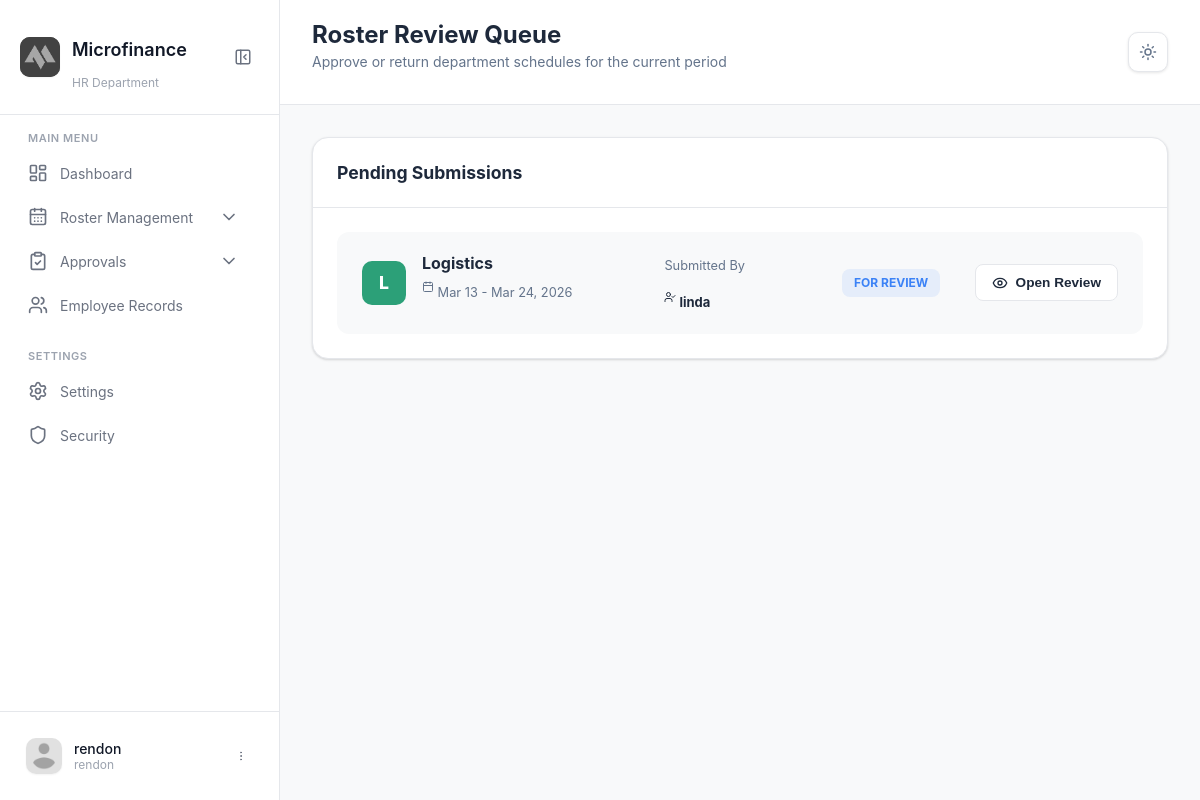
Page /modules/manager/roster_review.php (signed in) on the committed database.
### tables this page shows
CREATE TABLE `weekly_roster` (
  `RosterID` int(11) NOT NULL,
  `DepartmentID` int(11) NOT NULL,
  `WeekStart` date NOT NULL,
  `WeekEnd` date NOT NULL,
  `Status` enum('DRAFT','FOR_REVIEW','RETURNED','APPROVED','PUBLISHED') NOT NULL DEFAULT 'DRAFT',
  `CreatedByAccountID` int(11) NOT NULL,
  `CreatedAt` timestamp NOT NULL DEFAULT current_timestamp(),
  `UpdatedAt` timestamp NOT NULL DEFAULT current_timestamp() ON UPDATE current_timestamp(),
  `ReviewedByAccountID` int(11) DEFAULT NULL,
  `ReviewedAt` datetime DEFAULT NULL,
  `ReviewNotes` text DEFAULT NULL,
  `PublishedByAccountID` int(11) DEFAULT NULL,
  `PublishedAt` datetime DEFAULT NULL
);

CREATE TABLE `department` (
  `DepartmentID` int(11) NOT NULL,
  `DepartmentName` varchar(100) NOT NULL
);

CREATE TABLE `useraccounts` (
  `AccountID` int(11) NOT NULL,
  `EmployeeID` int(11) DEFAULT NULL,
  `Username` varchar(50) NOT NULL,
  `Email` varchar(150) DEFAULT NULL,
  `PasswordHash` varchar(255) NOT NULL,
  `OTP_Code` varchar(6) DEFAULT NULL,
  `OTP_Expiry` datetime DEFAULT NULL,
  `IsVerified` tinyint(1) DEFAULT 0,
  `AccountStatus` enum('Active','Inactive','Suspended') DEFAULT 'Active'
);

### modules/manager/roster_review.php (the view, shortened to what this page needs)
<?php
require_once "../../config/config.php";
$query = "SELECT wr.*, d.DepartmentName, ua.Username as CreatedBy
          FROM weekly_roster wr
          JOIN department d ON wr.DepartmentID = d.DepartmentID
          JOIN useraccounts ua ON wr.CreatedByAccountID = ua.AccountID
          WHERE wr.Status = 'FOR_REVIEW'
          ORDER BY wr.CreatedAt DESC";
$result = $conn->query($query);
?>
<!DOCTYPE html>
<html lang="en">
<head>
    <link rel="stylesheet" href="../../css/manager/roster_review.css">
</head>
<body class="theme-controlled">
    <?php include "sidebar.php"; ?>
    <main class="main-content">
        <header class="page-header">
            <div class="header-left">
                <h1>Roster Review Queue</h1>
                <p>Approve or return department schedules for the current period</p>
            </div>
            <div class="header-right">
                <?php include "theme.php"; ?>
            </div>
        </header>
        <div class="content-wrapper">
            <div class="content-card">
                <div class="card-header">
                    <h3 class="card-title">Pending Submissions</h3>
                </div>
                <div class="card-body" style="padding: 0;">
                    <div class="data-table">
                        <?php if($result->num_rows > 0): ?>
                            <?php while($row = $result->fetch_assoc()): ?>
                                <div class="table-row" style="grid-template-columns: 2fr 1fr 1fr 1fr;">
                                    <div class="client-info">
                                        <div class="client-avatar" style="background: var(--brand-green);">
                                            <?php echo substr($row['DepartmentName'], 0, 1); ?>
                                        </div>
                                        <div>
                                            <p class="client-name"><?php echo htmlspecialchars($row['DepartmentName']); ?></p>
                                            <p class="client-detail">
                                                <i data-lucide="calendar" style="width:12px; display:inline; margin-bottom:-2px;"></i>
                                                <?php echo date('M d', strtotime($row['WeekStart'])); ?> - <?php echo date('M d, Y', strtotime($row['WeekEnd'])); ?>
                                            </p>
                                        </div>
                                    </div>
                                    <div>
                                        <p class="client-detail">Submitted By</p>
                                        <p class="client-name" style="font-size: 13px;">
                                            <i data-lucide="user-check" style="width:12px; display:inline; margin-bottom:-2px;"></i>
                                            <?php echo htmlspecialchars($row['CreatedBy']); ?>
                                        </p>
                                    </div>
                                    <div style="display:flex; justify-content:center;">
                                        <span class="badge-status review">FOR REVIEW</span>
                                    </div>
                                    <div style="display:flex; justify-content:flex-end;">
                                        <button class="action-btn" onclick="location.href='roster_view.php?id=<?php echo $row['RosterID']; ?>'">
                                            <i data-lucide="eye"></i> Open Review
                                        </button>
                                    </div>
                                </div>
                            <?php endwhile; ?>
                        <?php endif; ?>
                    </div>
                </div>
            </div>
        </div>
    </main>
</body>
</html>

### css/manager/roster_review.css (style rules this page uses)
:root { --brand-green: #10b981; --brand-blue: #3b82f6; --background: #f8fafc; --surface: #ffffff; --surface-hover: #f1f5f9; --text-main: #1e293b; --text-muted: #64748b; --border-color: #e2e8f0; --shadow: 0 4px 6px -1px rgba(0, 0, 0, 0.1); --sidebar-width: 280px; --transition: all 0.3s cubic-bezier(0.4, 0, 0.2, 1); }
body { margin: 0; padding: 0; font-family: 'Inter', sans-serif; background-color: var(--background); color: var(--text-main); display: flex; min-height: 100vh; }
.main-content { flex: 1; margin-left: var(--sidebar-width); transition: var(--transition); }
.page-header { background: var(--surface); border-bottom: 1px solid var(--border-color); padding: 1.25rem 2rem; display: flex; justify-content: space-between; align-items: center; position: sticky; top: 0; z-index: 100; }
.header-left h1 { font-size: 1.5rem; font-weight: 700; margin: 0; }
.header-left p { font-size: 0.875rem; color: var(--text-muted); margin-top: 4px; }
.header-right { display: flex; align-items: center; gap: 12px; }
.content-wrapper { padding: 2rem; }
.content-card { background: var(--surface); border: 1px solid var(--border-color); border-radius: 16px; overflow: hidden; box-shadow: var(--shadow); }
.card-header { padding: 1.5rem; border-bottom: 1px solid var(--border-color); }
.card-title { font-size: 1.1rem; font-weight: 700; margin: 0; }
.data-table { padding: 1.5rem; display: flex; flex-direction: column; gap: 1rem; }
.table-row { background: var(--background); padding: 1.25rem 1.5rem; border-radius: 12px; display: grid; align-items: center; transition: var(--transition); border: 1px solid transparent; }
.client-info { display: flex; align-items: center; gap: 1rem; }
.client-avatar { width: 44px; height: 44px; border-radius: 10px; display: flex; align-items: center; justify-content: center; color: white; font-weight: 800; font-size: 1.1rem; }
.client-name { font-weight: 700; font-size: 1rem; margin: 0; }
.client-detail { font-size: 0.8rem; color: var(--text-muted); margin-top: 2px; }
.badge-status.review { background: rgba(59, 130, 246, 0.1); color: var(--brand-blue); padding: 0.4rem 0.75rem; border-radius: 8px; font-size: 0.75rem; font-weight: 700; text-align: center; }
.action-btn { background: var(--surface); border: 1px solid var(--border-color); padding: 0.6rem 1rem; border-radius: 8px; color: var(--text-main); font-weight: 600; font-size: 0.85rem; cursor: pointer; display: flex; align-items: center; justify-content: center; gap: 8px; transition: var(--transition); }
.action-btn svg { width: 16px; height: 16px; }

### css/manager/sidebar.css (style rules this page uses)
:root { --brand-green:#2ca078; --brand-yellow:#ffc107; --background:#f8f9fa; --surface:#ffffff; --surface-hover:#f5f5f5; --sidebar-bg:#ffffff; --text-primary:#111827; --text-secondary:#6b7280; --text-tertiary:#9ca3af; --border-color:#e5e7eb; --shadow-sm:0 1px 2px 0 rgba(0,0,0,.05); --shadow:0 1px 3px 0 rgba(0,0,0,.10),0 1px 2px 0 rgba(0,0,0,.06); --shadow-lg:0 10px 15px -3px rgba(0,0,0,.10),0 4px 6px -2px rgba(0,0,0,.05); --logo-bg:#424242; --sidebar-width:280px; --sidebar-collapsed-width:72px; --transition:all .2s cubic-bezier(.4,0,.2,1); --transition-slow:all .3s cubic-bezier(.4,0,.2,1); }

### rows in the picture
weekly_roster: DepartmentID.DepartmentName "L", DepartmentID.DepartmentName "Logistics", WeekStart "Mar 13", WeekEnd "Mar 24, 2026", CreatedByAccountID.Username "linda"

### other values in the picture
$deptName "HR Department"
$userName "rendon"
$userRole "rendon"
